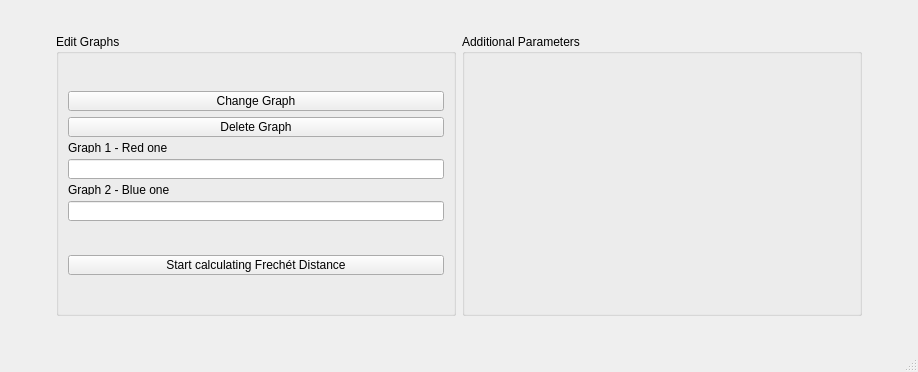
<?xml version="1.0" encoding="UTF-8"?>
<ui version="4.0">
 <class>MainWindow</class>
 <widget class="QMainWindow" name="MainWindow">
  <property name="geometry">
   <rect>
    <x>0</x>
    <y>0</y>
    <width>918</width>
    <height>372</height>
   </rect>
  </property>
  <property name="windowTitle">
   <string>Frechet Distance Calculator</string>
  </property>
  <widget class="QWidget" name="centralwidget">
   <layout class="QHBoxLayout" name="horizontalLayout">
    <item>
     <layout class="QVBoxLayout" name="verticalLayout_3">
      <item>
       <widget class="QWidget" name="widget" native="true">
        <property name="maximumSize">
         <size>
          <width>16777215</width>
          <height>300</height>
         </size>
        </property>
        <layout class="QHBoxLayout" name="horizontalLayout_3">
         <item>
          <layout class="QHBoxLayout" name="horizontalLayout_2">
           <item>
            <widget class="QGroupBox" name="groupBox">
             <property name="maximumSize">
              <size>
               <width>400</width>
               <height>400</height>
              </size>
             </property>
             <property name="title">
              <string>Edit Graphs</string>
             </property>
             <layout class="QVBoxLayout" name="verticalLayout_2">
              <item>
               <layout class="QVBoxLayout" name="verticalLayout">
                <item>
                 <widget class="QPushButton" name="btn_change_graph">
                  <property name="maximumSize">
                   <size>
                    <width>400</width>
                    <height>20</height>
                   </size>
                  </property>
                  <property name="text">
                   <string>Change Graph</string>
                  </property>
                 </widget>
                </item>
                <item>
                 <widget class="QPushButton" name="btn_deleteGraph">
                  <property name="maximumSize">
                   <size>
                    <width>400</width>
                    <height>20</height>
                   </size>
                  </property>
                  <property name="text">
                   <string>Delete Graph</string>
                  </property>
                 </widget>
                </item>
                <item>
                 <widget class="QLabel" name="lb_graph_red">
                  <property name="maximumSize">
                   <size>
                    <width>215</width>
                    <height>10</height>
                   </size>
                  </property>
                  <property name="text">
                   <string>Graph 1 - Red one</string>
                  </property>
                 </widget>
                </item>
                <item>
                 <widget class="QLineEdit" name="lineEdit_graph_red">
                  <property name="maximumSize">
                   <size>
                    <width>400</width>
                    <height>20</height>
                   </size>
                  </property>
                 </widget>
                </item>
                <item>
                 <widget class="QLabel" name="label">
                  <property name="maximumSize">
                   <size>
                    <width>215</width>
                    <height>10</height>
                   </size>
                  </property>
                  <property name="text">
                   <string>Graph 2 - Blue one</string>
                  </property>
                 </widget>
                </item>
                <item>
                 <widget class="QLineEdit" name="lineEdit_graph_blue">
                  <property name="maximumSize">
                   <size>
                    <width>400</width>
                    <height>20</height>
                   </size>
                  </property>
                 </widget>
                </item>
               </layout>
              </item>
              <item>
               <widget class="QPushButton" name="btn_startCalc">
                <property name="maximumSize">
                 <size>
                  <width>400</width>
                  <height>20</height>
                 </size>
                </property>
                <property name="text">
                 <string>Start calculating Frechét Distance</string>
                </property>
               </widget>
              </item>
             </layout>
            </widget>
           </item>
           <item>
            <widget class="QGroupBox" name="groupBox_2">
             <property name="maximumSize">
              <size>
               <width>400</width>
               <height>400</height>
              </size>
             </property>
             <property name="title">
              <string>Additional Parameters</string>
             </property>
             <layout class="QVBoxLayout" name="verticalLayout_5">
              <item>
               <layout class="QVBoxLayout" name="verticalLayout_4"/>
              </item>
             </layout>
            </widget>
           </item>
          </layout>
         </item>
        </layout>
       </widget>
      </item>
     </layout>
    </item>
   </layout>
  </widget>
  <widget class="QMenuBar" name="menubar">
   <property name="geometry">
    <rect>
     <x>0</x>
     <y>0</y>
     <width>918</width>
     <height>26</height>
    </rect>
   </property>
  </widget>
  <widget class="QStatusBar" name="statusbar"/>
 </widget>
 <resources/>
 <connections/>
</ui>
